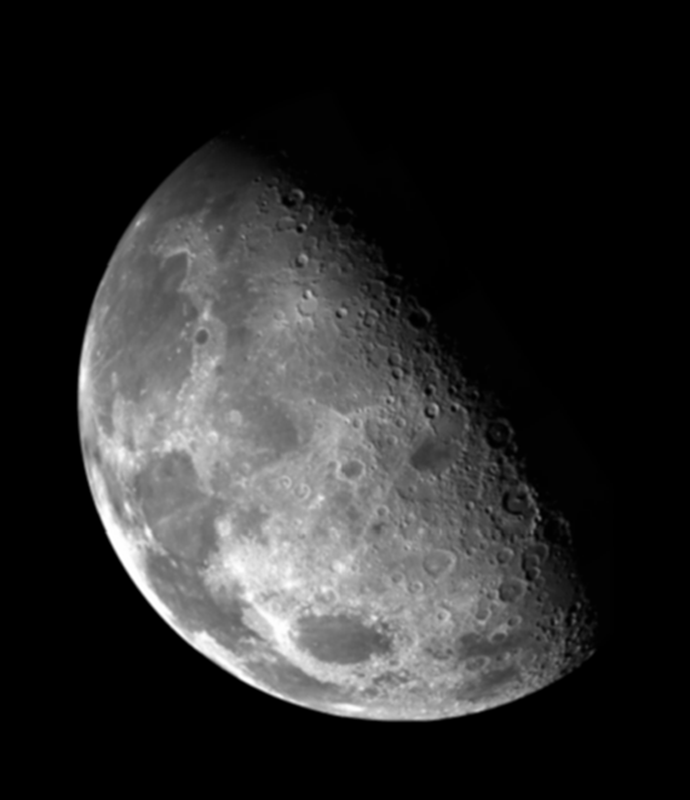
%> input picture exp3/blurry-moon.tif, 690 x 800 px
$ octave exp4_2_1.m   (GNU Octave 9; MATLAB toolbox functions it lacks are replaced by stand-ins)
%> lines starting %> are read from the running program, lines starting %| are printed output that depends on the picture
%%
% Experiência 4: Filtragem de Imagem no Domínio da Frequência
% PSI3432 - Prof. Vítor
% Matheus Bordin Gomes - 9838028
clear;clc;close all;

%%
% Lê imagem de entrada e converte para double
img=imread('blurry-moon.tif');
%> img is the input picture: size 800x690 uint8; min 0, max 255, mean 42.7
N = size(img);
%> N = [800 690]
n1 = 1:N(1);
%> n1 = 800 values from 1 to 800
n2 = 1:N(2);
%> n2 = 690 values from 1 to 690
% Plota imagem
figure(1);
imshow(img,'InitialMagnification', 'fit');
title('Imagem de entrada');
% Converte para double
img = double(img);
%> img: size 800x690 double
m1 = N(1)/2+1;
%> m1 = 401
m2 = N(2)/2+1;
%> m2 = 346


%%
% FFT da imagem

% Prepara a imagem para a FFT
img_center = zeros(N);
for l = 0:(N(1)-1)
    for c = 0:(N(2)-1)
        img_center(l+1,c+1) = ((-1)^(l+c))*img(l+1,c+1);
    end
end
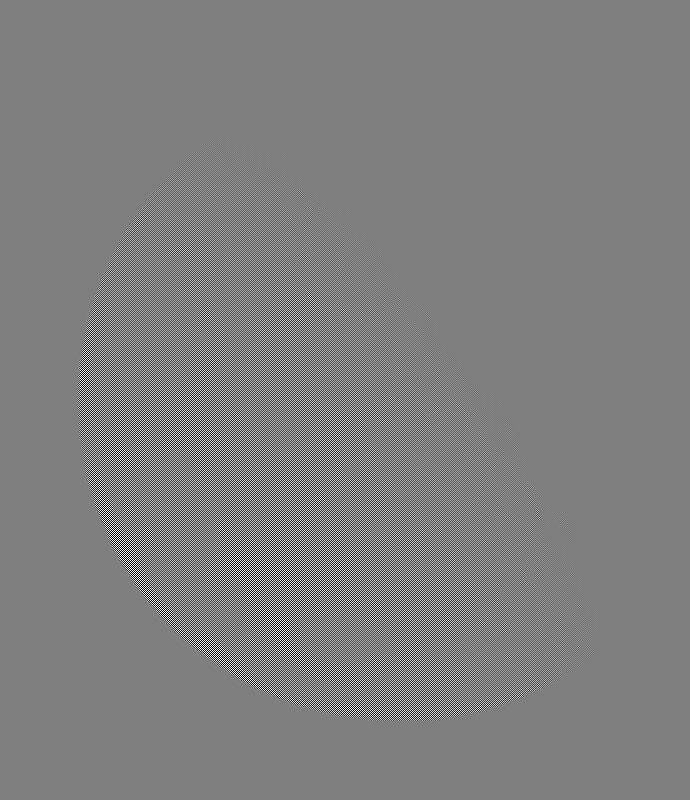
%> img_center: size 800x690 double; min -255, max 255, mean 0; drawn with min black and max white
% FFT
fft_img = fft2(img_center);
figure(2);
imagesc(log(abs(fft_img)+1));
title('Espectro centralizado da imagem de entrada');

%%
% Projeto dos filtros passa-altas
H1 = zeros(N);
H2 = zeros(N);
H3 = zeros(N);
sigma2_1 = 300;
sigma2_2 = 1000;
sigma2_3 = 2000;
for k1 = 1:N(1)
   for k2 = 1:N(2)
       H1(k1,k2) = 1-exp(-((k1-m1)^2+(k2-m2)^2)/(2*sigma2_1));
       H2(k1,k2) = 1-exp(-((k1-m1)^2+(k2-m2)^2)/(2*sigma2_2));
       H3(k1,k2) = 1-exp(-((k1-m1)^2+(k2-m2)^2)/(2*sigma2_3));
   end
end
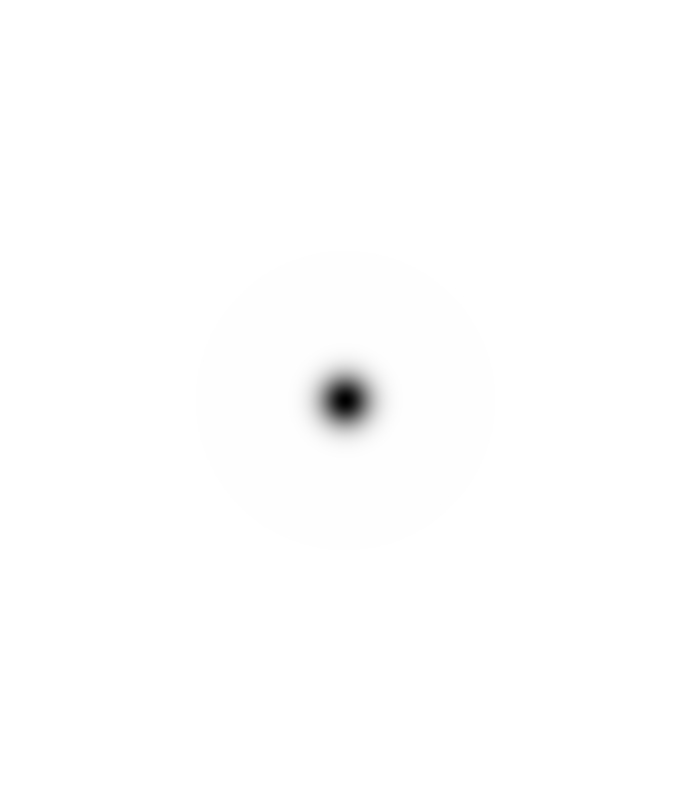
%> H1: size 800x690 double; min 0, max 1, mean 0.997
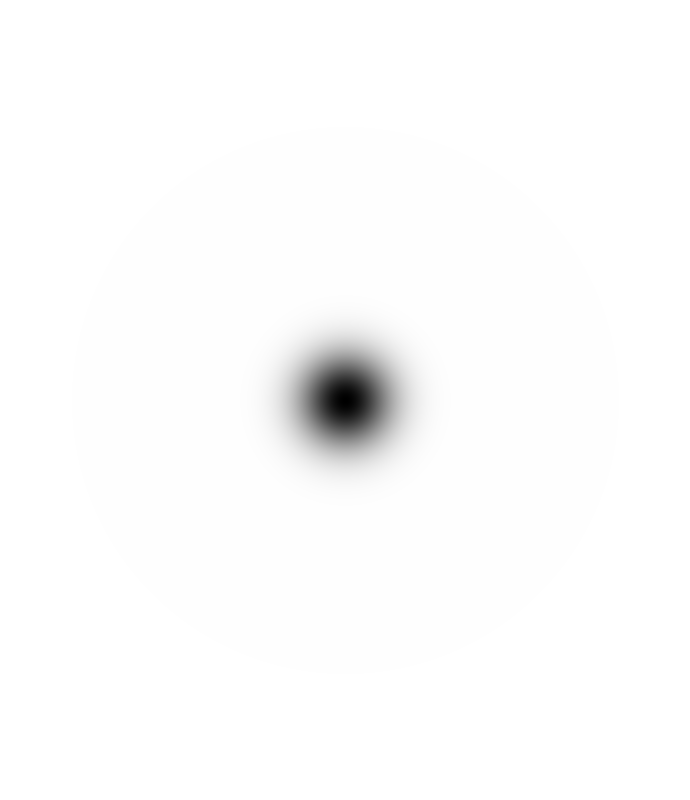
%> H2: size 800x690 double; min 0, max 1, mean 0.989
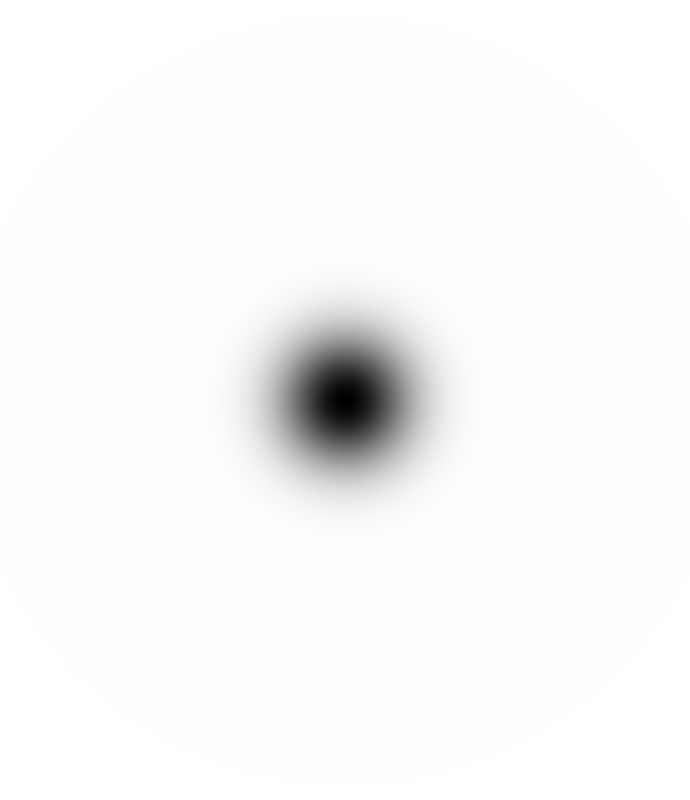
%> H3: size 800x690 double; min 0, max 1, mean 0.977
% Plota resposta em frequência dos filtros
figure(3);
imagesc(H1);
title('Espectro centralizado do filtro H1 (sigma^2 = 300)');
figure(4);
imagesc(H2);
title('Espectro centralizado do filtro H2 (sigma^2 = 1000)');
figure(5);
imagesc(H3);
title('Espectro centralizado do filtro H3 (sigma^2 = 2000)');
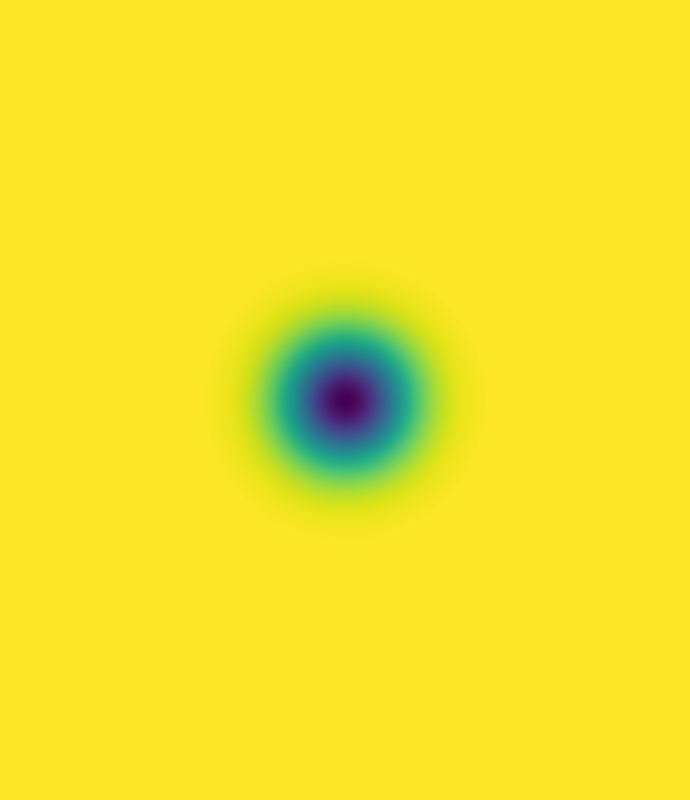
%> displayed picture: size 800x690x3, on the screen's scale of 0 to 255; mean R, G, B 243.2, 227.4, 40

%%
% Filtragem da imagem H1
fft_filt = H1.*fft_img;
figure(6);
imagesc(log(abs(fft_filt)+1));
title('Espectro centralizado da imagem filtrada (sigma^2 = 300)');

%%
% Recuperação da imagem filtrada H1
img_filt = ifft2(fft_filt);
for l = 0:(N(1)-1)
    for c = 0:(N(2)-1)
        img_filt(l+1,c+1) = ((-1)^(l+c))*img_filt(l+1,c+1);
    end
end
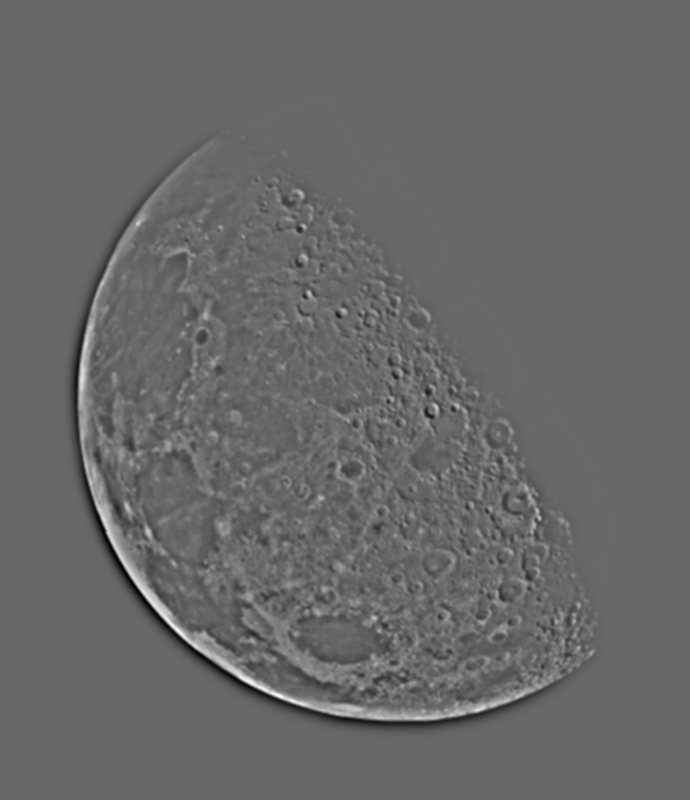
%> img_filt: size 800x690 double; min -90.14, max 129.2, mean 0; drawn with min black and max white
img_filt = img_filt/max(max(img_filt));
figure(7);
imshow(img_filt,'InitialMagnification', 'fit');
title('Imagem filtrada (sigma^2 = 300)');

%%
% Filtragem da imagem H2
fft_filt = H2.*fft_img;
figure(8);
imagesc(log(abs(fft_filt)+1));
title('Espectro centralizado da imagem filtrada (sigma^2 = 1000)');

%%
% Recuperação da imagem filtrada H2
img_filt = ifft2(fft_filt);
for l = 0:(N(1)-1)
    for c = 0:(N(2)-1)
        img_filt(l+1,c+1) = ((-1)^(l+c))*img_filt(l+1,c+1);
    end
end
img_filt = img_filt/max(max(img_filt));
figure(9);
imshow(img_filt,'InitialMagnification', 'fit');
title('Imagem filtrada (sigma^2 = 1000)');

%%
% Filtragem da imagem H3
fft_filt = H3.*fft_img;
figure(10);
imagesc(log(abs(fft_filt)+1));
title('Espectro centralizado da imagem filtrada (sigma^2 = 2000)');
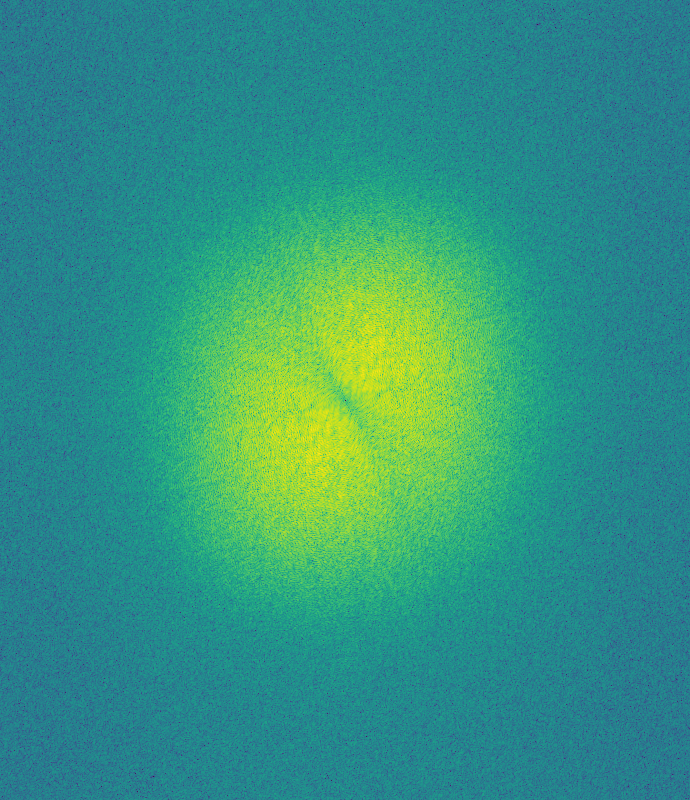
%> displayed picture: size 800x690x3, on the screen's scale of 0 to 255; mean R, G, B 51, 148.6, 130.1

%%
% Recuperação da imagem filtrada H3
img_filt = ifft2(fft_filt);
for l = 0:(N(1)-1)
    for c = 0:(N(2)-1)
        img_filt(l+1,c+1) = ((-1)^(l+c))*img_filt(l+1,c+1);
    end
end
img_filt = img_filt/max(max(img_filt));
figure(11);
imshow(img_filt,'InitialMagnification', 'fit');
title('Imagem filtrada (sigma^2 = 2000)');
